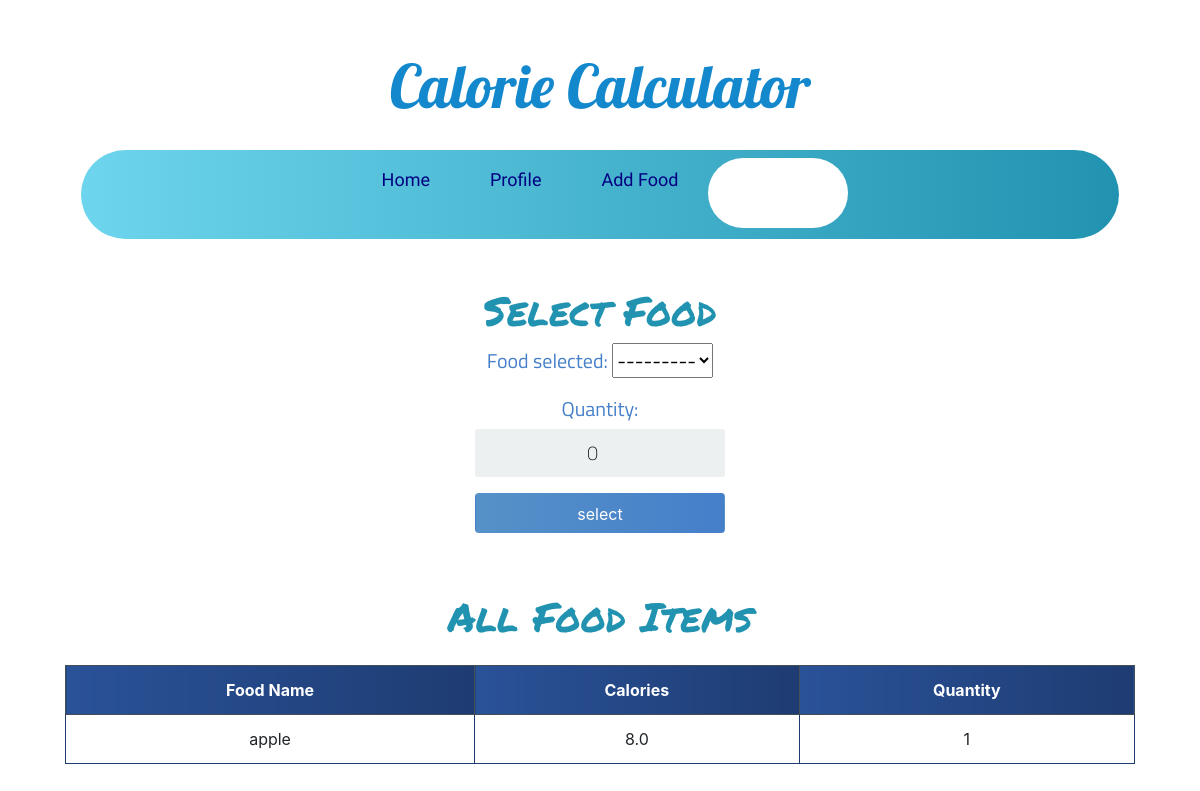
/select_food/ (signed in), run on the app's committed database.
### calorieapp/models.py (models this page shows)
class Food(models.Model):
	name = models.CharField(max_length=200 ,null=False)
	quantity = models.PositiveIntegerField(null=False,default=0)
	calorie = models.FloatField(null=False,default=0)
	person_of = models.ForeignKey(User,null=True,on_delete=models.CASCADE)
	def __str__(self):
		return self.name

### calorieapp/views.py (the view)
# urls.py: path('select_food/',select_food,name='select_food'),
@login_required
def select_food(request):
	person = Profile.objects.filter(person_of=request.user).last()
	food_items = Food.objects.filter(person_of=request.user)
	form = SelectFoodForm(request.user,instance=person)
	if request.method == 'POST':
		form = SelectFoodForm(request.user,request.POST,instance=person)
		if form.is_valid():
			form.save()
			return redirect('home')
	else:
		form = SelectFoodForm(request.user)
	context = {'form':form,'food_items':food_items}
	return render(request, 'select_food.html',context)

### calorieapp/forms.py
class SelectFoodForm(forms.ModelForm):
    class Meta:
        model = Profile
        fields = ('food_selected','quantity',)
    def __init__(self, user, *args, **kwargs):
        super(SelectFoodForm, self).__init__(*args, **kwargs)
        self.fields['food_selected'].queryset = Food.objects.filter(person_of=user)

### templates/select_food.html (shortened to what this page needs)
{% extends 'base.html' %}
{% block content %}
    <div class="login mt-0">
        <div class="login-screen">
            <div class="app-title">
                <h1 class="headline">Select Food</h1>
            </div>
            <form method="POST" action="" class="login-form">
              <h5 class="form-labels">
                {{ form.as_p }}
            </h5>
                <input class="btn login_btn pt-2" type="submit" value="select">
            </form>
        </div>
    </div>
    <div class="container-fluid">
   <h1 class="headline text-center pb-3">All Food Items </h1>
        <table class="table table-bordered text-center">
            <thead class="thead-dark">
                <tr>
                    <th scope="col">Food Name</th>
                    <th scope="col">Calories</th>
                    <th scope="col">Quantity</th>
                </tr>
            </thead>
            <tbody>
                {% for food in food_items %}
                <tr>
                    <td>{{ food.name }}</td>
                    <td>{{ food.calorie }}</td>
                    <td>{{ food.quantity }}</td>
                </tr>
                {% endfor %}
            </tbody>
        </table>
     </div>
{% endblock content %}

### static/css/base.css (style rules this page uses)
body { font-family: Arial; background-color: #3498DB; padding: 50px; }
.login { margin: 20px auto; width: 300px; }
.login-screen { background-color: #FFF; padding: 20px; border-radius: 5px }
.app-title { text-align: center; color: #777; }
.login-form { text-align: center; }
input { text-align: center; background-color: #ECF0F1; border: 2px solid transparent; border-radius: 3px; font-size: 16px; font-weight: 200; padding: 10px 0; width: 250px; transition: border .5s; }
.btn { background: #457fca; background: -webkit-linear-gradient(to right, #5691c8, #457fca); background: linear-gradient(to right, #5691c8, #457fca); color: white !important; font-size: 16px; line-height: 25px; padding: 10px 0; text-decoration: none; text-shadow: none; border-radius: 3px; box-shadow: none; transition: 0.25s; display: block; width: 250px; margin: 0 auto; }
th { background: #1e3c72; background: -webkit-linear-gradient(to right, #2a5298, #1e3c72); background: linear-gradient(to right, #2a5298, #1e3c72); }
.headline { font-family: 'Permanent Marker', cursive; padding-top:20px; color: #2193b0; color: -webkit-linear-gradient(to right, #6dd5ed, #2193b0); color: linear-gradient(to right, #6dd5ed, #2193b0); }
.table { background-color: white; color: #18AD7C; }
table.table-bordered > thead > tr > th { border:1px solid #1e3c72; }
table.table-bordered > tbody > tr > td { border:1px solid #1e3c72; }
.form-labels { font-family: 'Titillium Web', sans-serif; color:#457fca; }

### data on the page
Food: name "apple", calorie "8.0", quantity "1"
